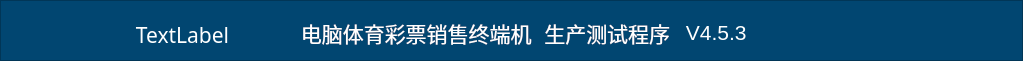
    <widget class="QFrame" name="frameTop">
     <property name="minimumSize">
      <size>
       <width>0</width>
       <height>61</height>
      </size>
     </property>
     <property name="maximumSize">
      <size>
       <width>16777215</width>
       <height>61</height>
      </size>
     </property>
     <property name="styleSheet">
      <string notr="true">background-color:rgb(1, 70, 113)</string>
     </property>
     <property name="frameShape">
      <enum>QFrame::StyledPanel</enum>
     </property>
     <property name="frameShadow">
      <enum>QFrame::Raised</enum>
     </property>
     <property name="lineWidth">
      <number>1</number>
     </property>
     <widget class="QPushButton" name="pushButtonExitSystem">
      <property name="geometry">
       <rect>
        <x>970</x>
        <y>10</y>
        <width>44</width>
        <height>44</height>
       </rect>
      </property>
      <property name="minimumSize">
       <size>
        <width>24</width>
        <height>24</height>
       </size>
      </property>
      <property name="maximumSize">
       <size>
        <width>44</width>
        <height>44</height>
       </size>
      </property>
      <property name="focusPolicy">
       <enum>Qt::NoFocus</enum>
      </property>
      <property name="styleSheet">
       <string notr="true">color:rgb(255, 255, 255)</string>
      </property>
      <property name="text">
       <string/>
      </property>
      <property name="icon">
       <iconset resource="images.qrc">
        <normaloff>:/images/exit.png</normaloff>:/images/exit.png</iconset>
      </property>
      <property name="iconSize">
       <size>
        <width>44</width>
        <height>44</height>
       </size>
      </property>
      <property name="flat">
       <bool>true</bool>
      </property>
     </widget>
     <widget class="QLabel" name="labelTitle">
      <property name="geometry">
       <rect>
        <x>290</x>
        <y>8</y>
        <width>391</width>
        <height>51</height>
       </rect>
      </property>
      <property name="minimumSize">
       <size>
        <width>0</width>
        <height>51</height>
       </size>
      </property>
      <property name="maximumSize">
       <size>
        <width>16777215</width>
        <height>51</height>
       </size>
      </property>
      <property name="font">
       <font>
        <family>DejaVu Sans Mono</family>
        <pointsize>16</pointsize>
       </font>
      </property>
      <property name="text">
       <string>&lt;!DOCTYPE HTML PUBLIC &quot;-//W3C//DTD HTML 4.0//EN&quot; &quot;http://www.w3.org/TR/REC-html40/strict.dtd&quot;&gt;
&lt;html&gt;&lt;head&gt;&lt;meta name=&quot;qrichtext&quot; content=&quot;1&quot; /&gt;&lt;style type=&quot;text/css&quot;&gt;
p, li { white-space: pre-wrap; }
&lt;/style&gt;&lt;/head&gt;&lt;body style=&quot; font-family:'DejaVu Sans Mono'; font-size:16pt; font-weight:400; font-style:normal;&quot;&gt;
&lt;p style=&quot; margin-top:0px; margin-bottom:0px; margin-left:0px; margin-right:0px; -qt-block-indent:0; text-indent:0px;&quot;&gt;&lt;span style=&quot; font-family:'Abyssinica SIL'; color:#ffffff;&quot;&gt;电脑体育彩票销售终端机 生产测试程序&lt;/span&gt;&lt;/p&gt;&lt;/body&gt;&lt;/html&gt;</string>
      </property>
      <property name="alignment">
       <set>Qt::AlignCenter</set>
      </property>
     </widget>
     <widget class="QPushButton" name="pushButton_toLATECHPro">
      <property name="enabled">
       <bool>true</bool>
      </property>
      <property name="geometry">
       <rect>
        <x>890</x>
        <y>20</y>
        <width>51</width>
        <height>31</height>
       </rect>
      </property>
      <property name="focusPolicy">
       <enum>Qt::NoFocus</enum>
      </property>
      <property name="text">
       <string/>
      </property>
      <property name="shortcut">
       <string>Ctrl+0</string>
      </property>
      <property name="flat">
       <bool>true</bool>
      </property>
     </widget>
     <widget class="QPushButton" name="pushButton_toChoieDlg">
      <property name="enabled">
       <bool>true</bool>
      </property>
      <property name="geometry">
       <rect>
        <x>830</x>
        <y>20</y>
        <width>51</width>
        <height>31</height>
       </rect>
      </property>
      <property name="focusPolicy">
       <enum>Qt::NoFocus</enum>
      </property>
      <property name="text">
       <string/>
      </property>
      <property name="shortcut">
       <string>Ctrl+2</string>
      </property>
      <property name="flat">
       <bool>true</bool>
      </property>
     </widget>
     <widget class="QPushButton" name="btn_toLHSystem">
      <property name="enabled">
       <bool>true</bool>
      </property>
      <property name="geometry">
       <rect>
        <x>770</x>
        <y>20</y>
        <width>51</width>
        <height>31</height>
       </rect>
      </property>
      <property name="sizePolicy">
       <sizepolicy hsizetype="Preferred" vsizetype="Preferred">
        <horstretch>0</horstretch>
        <verstretch>0</verstretch>
       </sizepolicy>
      </property>
      <property name="minimumSize">
       <size>
        <width>0</width>
        <height>0</height>
       </size>
      </property>
      <property name="focusPolicy">
       <enum>Qt::NoFocus</enum>
      </property>
      <property name="text">
       <string/>
      </property>
      <property name="shortcut">
       <string>Ctrl+1</string>
      </property>
      <property name="flat">
       <bool>true</bool>
      </property>
     </widget>
     <widget class="QLabel" name="label_machineType">
      <property name="geometry">
       <rect>
        <x>72</x>
        <y>16</y>
        <width>221</width>
        <height>38</height>
       </rect>
      </property>
      <property name="font">
       <font>
        <family>Abyssinica SIL</family>
        <pointsize>20</pointsize>
       </font>
      </property>
      <property name="text">
       <string>&lt;!DOCTYPE HTML PUBLIC &quot;-//W3C//DTD HTML 4.0//EN&quot; &quot;http://www.w3.org/TR/REC-html40/strict.dtd&quot;&gt;
&lt;html&gt;&lt;head&gt;&lt;meta name=&quot;qrichtext&quot; content=&quot;1&quot; /&gt;&lt;style type=&quot;text/css&quot;&gt;
p, li { white-space: pre-wrap; }
&lt;/style&gt;&lt;/head&gt;&lt;body style=&quot; font-family:'Abyssinica SIL'; font-size:20pt; font-weight:400; font-style:normal;&quot;&gt;
&lt;p style=&quot; margin-top:0px; margin-bottom:0px; margin-left:0px; margin-right:0px; -qt-block-indent:0; text-indent:0px;&quot;&gt;&lt;span style=&quot; font-size:16pt; color:#ffffff;&quot;&gt;TextLabel&lt;/span&gt;&lt;/p&gt;&lt;/body&gt;&lt;/html&gt;</string>
      </property>
      <property name="alignment">
       <set>Qt::AlignCenter</set>
      </property>
     </widget>
     <widget class="QLabel" name="label_17">
      <property name="geometry">
       <rect>
        <x>680</x>
        <y>12</y>
        <width>71</width>
        <height>41</height>
       </rect>
      </property>
      <property name="text">
       <string>&lt;!DOCTYPE HTML PUBLIC &quot;-//W3C//DTD HTML 4.0//EN&quot; &quot;http://www.w3.org/TR/REC-html40/strict.dtd&quot;&gt;
&lt;html&gt;&lt;head&gt;&lt;meta name=&quot;qrichtext&quot; content=&quot;1&quot; /&gt;&lt;style type=&quot;text/css&quot;&gt;
p, li { white-space: pre-wrap; }
&lt;/style&gt;&lt;/head&gt;&lt;body style=&quot; font-family:'Sans'; font-size:10pt; font-weight:400; font-style:normal;&quot;&gt;
&lt;p style=&quot; margin-top:0px; margin-bottom:0px; margin-left:0px; margin-right:0px; -qt-block-indent:0; text-indent:0px;&quot;&gt;&lt;span style=&quot; font-size:16pt; color:#ffffff;&quot;&gt; V4.5.3&lt;/span&gt;&lt;/p&gt;&lt;/body&gt;&lt;/html&gt;</string>
      </property>
     </widget>
    </widget>
